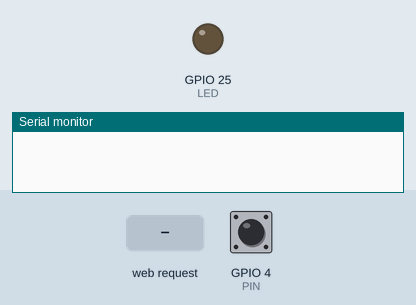
Simulated run of this sketch. Board: ESP32. Shown: output pins drawn as LEDs (lit = HIGH), the last lines printed to the serial monitor. The test bench sets the inputs (shaded band); at power-on: GPIO 4 (PIN) HIGH. WiFi joins after 1.5 s; servers stay silent unless stated; I2S audio is not simulated (input reads silence); storage starts empty.

Above: at 1.2 s.
1.3 s: GPIO 4 (PIN) pulled LOW for 0.15 s
4.4 s: HTTP request GET /edit received
7.3 s: GPIO 4 (PIN) pulled LOW for 1 s
11.3 s: HTTP request GET /list?dir=1 received
13.8 s: GPIO 4 (PIN) driven LOW
At 17.9 s:
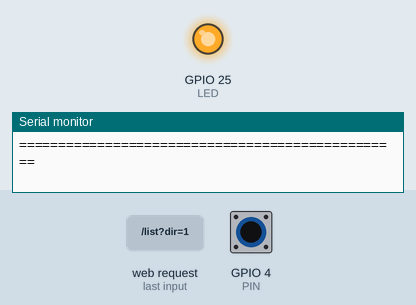
Timing chart, 0 to 23.3 s (numbered marks = the images above; inputs shaded):
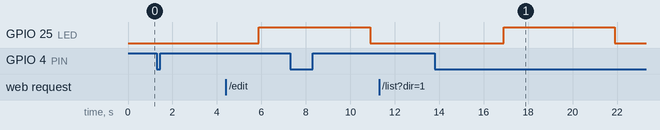

Measured:
- after the input at 13.8 s, GPIO 25 (LED): LOW → HIGH after 3.1 s, → LOW 5.0 s later

The sketch:

somewhatworking_pb_record_https.ino
```cpp
// Bug - unable to record and handle wifi at the same time
// Bug - LED Lightup time not consistent with recording time
// TRY : Start server and record only when PB is pressed. OK
// TRY : Send http message to signal end of recording before downloading wav file

// Wifi and http server
#include <WiFi.h>
#include <WiFiClient.h>
#include <WebServer.h>
#include <ESPmDNS.h>

#define FILESYSTEM SPIFFS
// You only need to format the filesystem once
#define FORMAT_FILESYSTEM false
#define DBG_OUTPUT_PORT Serial

#if FILESYSTEM == FFat
#include <FFat.h>
#endif
#if FILESYSTEM == SPIFFS
#include <SPIFFS.h>
#endif

const char* ssid = "POCOF5";
const char* password = "qqqqqqqqq";
const char* host = "esp32fs";
WebServer server(80);
//holds the current upload
File fsUploadFile;

// SPIFFS and recording
#include <driver/i2s.h>
#include <SPIFFS.h>

#define I2S_WS 15
#define I2S_SD 13
#define I2S_SCK 2
#define I2S_PORT I2S_NUM_0
#define I2S_SAMPLE_RATE   (16000)
#define I2S_SAMPLE_BITS   (16)
#define I2S_READ_LEN      (16 * 1024)
#define RECORD_TIME       (5) //Seconds
#define I2S_CHANNEL_NUM   (1)
#define FLASH_RECORD_SIZE (I2S_CHANNEL_NUM * I2S_SAMPLE_RATE * I2S_SAMPLE_BITS / 8 * RECORD_TIME)

File file;
const char filename[] = "/recording.wav";
const int headerSize = 44;

// Push Button , LED
#define LED 25
#define PIN 4
#define TDELAY 1000
volatile bool pressed = false;
volatile int pressCount = 0;
volatile unsigned long pressedtime = 0;
volatile bool server_state = false;

void IRAM_ATTR isr() {
  if (millis() - pressedtime > TDELAY){
    pressedtime = millis();
    pressCount++;
    pressed = true;
  }
}

void setup() {
  // PB interrupt
  Serial.begin(115200);
  pinMode(PIN, INPUT_PULLUP);
  pinMode(LED, OUTPUT);
  attachInterrupt(PIN,isr,FALLING);

}

void loop() {
  if (pressed) {
    // if PB pressed, start server and then start recording new file
    server_state = true;
    SPIFFSInit();
    i2sInit();
    server_start();
    xTaskCreate(toggleLED, "Toggle LED",1024,NULL,1,NULL);
    xTaskCreate(i2s_adc, "i2s_adc", 1024 * 2, NULL, 1, NULL);
    //delay(5000);
    //digitalWrite(LED, LOW);
    pressed = false;
  }
  else {
    if (server_state) {
      server.handleClient();
      delay(10);
    }
  }
}

void toggleLED(void * arg){
  digitalWrite(LED,HIGH);
  vTaskDelay(5000); // pause task for 500ms
  digitalWrite(LED,LOW);
  vTaskDelete(NULL);
}
void server_start() {
  DBG_OUTPUT_PORT.begin(115200);
  delay(1000);
  DBG_OUTPUT_PORT.print("\n");
  DBG_OUTPUT_PORT.setDebugOutput(true);
  if (FORMAT_FILESYSTEM) FILESYSTEM.format();
  FILESYSTEM.begin();
  {
      File root = FILESYSTEM.open("/");
      File file = root.openNextFile();
      while(file){
          String fileName = file.name();
          size_t fileSize = file.size();
          DBG_OUTPUT_PORT.printf("FS File: %s, size: %s\n", fileName.c_str(), formatBytes(fileSize).c_str());
          file = root.openNextFile();
      }
      DBG_OUTPUT_PORT.printf("\n");
  }

  //WIFI INIT
  DBG_OUTPUT_PORT.printf("Connecting to %s\n", ssid);
  if (String(WiFi.SSID()) != String(ssid)) {
    WiFi.mode(WIFI_STA);
    WiFi.begin(ssid, password);
  }

  while (WiFi.status() != WL_CONNECTED) {
    delay(500);
    DBG_OUTPUT_PORT.print(".");
  }
  DBG_OUTPUT_PORT.println("");
  DBG_OUTPUT_PORT.print("Connected! IP address: ");
  DBG_OUTPUT_PORT.println(WiFi.localIP());

  MDNS.begin(host);
  DBG_OUTPUT_PORT.print("Open http://");
  DBG_OUTPUT_PORT.print(host);
  DBG_OUTPUT_PORT.println(".local/edit to see the file browser");


  //SERVER INIT
  //list directory
  server.on("/list", HTTP_GET, handleFileList);
  //load editor
  server.on("/edit", HTTP_GET, []() {
    if (!handleFileRead("/edit.htm")) {
      server.send(404, "text/plain", "FileNotFound");
    }
  });
  //create file
  server.on("/edit", HTTP_PUT, handleFileCreate);
  //delete file
  server.on("/edit", HTTP_DELETE, handleFileDelete);
  //first callback is called after the request has ended with all parsed arguments
  //second callback handles file uploads at that location
  server.on("/edit", HTTP_POST, []() {
    server.send(200, "text/plain", "");
  }, handleFileUpload);

  //called when the url is not defined here
  //use it to load content from FILESYSTEM
  server.onNotFound([]() {
    if (!handleFileRead(server.uri())) {
      server.send(404, "text/plain", "FileNotFound");
    }
  });

  //get heap status, analog input value and all GPIO statuses in one json call
  server.on("/all", HTTP_GET, []() {
    String json = "{";
    json += "\"heap\":" + String(ESP.getFreeHeap());
    json += ", \"analog\":" + String(analogRead(A0));
    json += ", \"gpio\":" + String((uint32_t)(0));
    json += "}";
    server.send(200, "text/json", json);
    json = String();
  });
  server.begin();
  DBG_OUTPUT_PORT.println("HTTP server started");
  delay(1000);
}
//format bytes
String formatBytes(size_t bytes) {
  if (bytes < 1024) {
    return String(bytes) + "B";
  } else if (bytes < (1024 * 1024)) {
    return String(bytes / 1024.0) + "KB";
  } else if (bytes < (1024 * 1024 * 1024)) {
    return String(bytes / 1024.0 / 1024.0) + "MB";
  } else {
    return String(bytes / 1024.0 / 1024.0 / 1024.0) + "GB";
  }
}

String getContentType(String filename) {
  if (server.hasArg("download")) {
    return "application/octet-stream";
  } else if (filename.endsWith(".htm")) {
    return "text/html";
  } else if (filename.endsWith(".html")) {
    return "text/html";
  } else if (filename.endsWith(".css")) {
    return "text/css";
  } else if (filename.endsWith(".js")) {
    return "application/javascript";
  } else if (filename.endsWith(".png")) {
    return "image/png";
  } else if (filename.endsWith(".gif")) {
    return "image/gif";
  } else if (filename.endsWith(".jpg")) {
    return "image/jpeg";
  } else if (filename.endsWith(".ico")) {
    return "image/x-icon";
  } else if (filename.endsWith(".xml")) {
    return "text/xml";
  } else if (filename.endsWith(".pdf")) {
    return "application/x-pdf";
  } else if (filename.endsWith(".zip")) {
    return "application/x-zip";
  } else if (filename.endsWith(".gz")) {
    return "application/x-gzip";
  }
  return "text/plain";
}

bool exists(String path){
  bool yes = false;
  File file = FILESYSTEM.open(path, "r");
  if(!file.isDirectory()){
    yes = true;
  }
  file.close();
  return yes;
}

bool handleFileRead(String path) {
  DBG_OUTPUT_PORT.println("handleFileRead: " + path);
  if (path.endsWith("/")) {
    path += "index.htm";
  }
  String contentType = getContentType(path);
  String pathWithGz = path + ".gz";
  if (exists(pathWithGz) || exists(path)) {
    if (exists(pathWithGz)) {
      path += ".gz";
    }
    File file = FILESYSTEM.open(path, "r");
    server.streamFile(file, contentType);
    file.close();
    return true;
  }
  return false;
}

void handleFileUpload() {
  if (server.uri() != "/edit") {
    return;
  }
  HTTPUpload& upload = server.upload();
  if (upload.status == UPLOAD_FILE_START) {
    String filename = upload.filename;
    if (!filename.startsWith("/")) {
      filename = "/" + filename;
    }
    DBG_OUTPUT_PORT.print("handleFileUpload Name: "); DBG_OUTPUT_PORT.println(filename);
    fsUploadFile = FILESYSTEM.open(filename, "w");
    filename = String();
  } else if (upload.status == UPLOAD_FILE_WRITE) {
    //DBG_OUTPUT_PORT.print("handleFileUpload Data: "); DBG_OUTPUT_PORT.println(upload.currentSize);
    if (fsUploadFile) {
      fsUploadFile.write(upload.buf, upload.currentSize);
    }
  } else if (upload.status == UPLOAD_FILE_END) {
    if (fsUploadFile) {
      fsUploadFile.close();
    }
    DBG_OUTPUT_PORT.print("handleFileUpload Size: "); DBG_OUTPUT_PORT.println(upload.totalSize);
  }
}

void handleFileDelete() {
  if (server.args() == 0) {
    return server.send(500, "text/plain", "BAD ARGS");
  }
  String path = server.arg(0);
  DBG_OUTPUT_PORT.println("handleFileDelete: " + path);
  if (path == "/") {
    return server.send(500, "text/plain", "BAD PATH");
  }
  if (!exists(path)) {
    return server.send(404, "text/plain", "FileNotFound");
  }
  FILESYSTEM.remove(path);
  server.send(200, "text/plain", "");
  path = String();
}

void handleFileCreate() {
  if (server.args() == 0) {
    return server.send(500, "text/plain", "BAD ARGS");
  }
  String path = server.arg(0);
  DBG_OUTPUT_PORT.println("handleFileCreate: " + path);
  if (path == "/") {
    return server.send(500, "text/plain", "BAD PATH");
  }
  if (exists(path)) {
    return server.send(500, "text/plain", "FILE EXISTS");
  }
  File file = FILESYSTEM.open(path, "w");
  if (file) {
    file.close();
  } else {
    return server.send(500, "text/plain", "CREATE FAILED");
  }
  server.send(200, "text/plain", "");
  path = String();
}

void handleFileList() {
  if (!server.hasArg("dir")) {
    server.send(500, "text/plain", "BAD ARGS");
    return;
  }

  String path = server.arg("dir");
  DBG_OUTPUT_PORT.println("handleFileList: " + path);


  File root = FILESYSTEM.open(path);
  path = String();

  String output = "[";
  if(root.isDirectory()){
      File file = root.openNextFile();
      while(file){
          if (output != "[") {
            output += ',';
          }
          output += "{\"type\":\"";
          output += (file.isDirectory()) ? "dir" : "file";
          output += "\",\"name\":\"";
          output += String(file.path()).substring(1);
          output += "\"}";
          file = root.openNextFile();
      }
  }
  output += "]";
  server.send(200, "text/json", output);
}

void SPIFFSInit(){
  if(!SPIFFS.begin(true)){
    Serial.println("SPIFFS initialisation failed!");
    while(1) yield();
  }

  SPIFFS.remove(filename);
  file = SPIFFS.open(filename, FILE_WRITE);
  if(!file){
    Serial.println("File is not available!");
  }

  byte header[headerSize];
  wavHeader(header, FLASH_RECORD_SIZE);

  file.write(header, headerSize);
  listSPIFFS();
}

void i2sInit(){
  i2s_config_t i2s_config = {
    .mode = (i2s_mode_t)(I2S_MODE_MASTER | I2S_MODE_RX),
    .sample_rate = I2S_SAMPLE_RATE,
    .bits_per_sample = i2s_bits_per_sample_t(I2S_SAMPLE_BITS),
    .channel_format = I2S_CHANNEL_FMT_ONLY_LEFT,
    .communication_format = i2s_comm_format_t(I2S_COMM_FORMAT_I2S | I2S_COMM_FORMAT_I2S_MSB),
    .intr_alloc_flags = 0,
    .dma_buf_count = 64,
    .dma_buf_len = 1024,
    .use_apll = 1
  };

  i2s_driver_install(I2S_PORT, &i2s_config, 0, NULL);

  const i2s_pin_config_t pin_config = {
    .bck_io_num = I2S_SCK,
    .ws_io_num = I2S_WS,
    .data_out_num = -1,
    .data_in_num = I2S_SD
  };

  i2s_set_pin(I2S_PORT, &pin_config);
}


void i2s_adc_data_scale(uint8_t * d_buff, uint8_t* s_buff, uint32_t len)
{
    uint32_t j = 0;
    uint32_t dac_value = 0;
    for (int i = 0; i < len; i += 2) {
        dac_value = ((((uint16_t) (s_buff[i + 1] & 0xf) << 8) | ((s_buff[i + 0]))));
        d_buff[j++] = 0;
        d_buff[j++] = dac_value * 256 / 2048;
    }
}

void i2s_adc(void *arg)
{

    int i2s_read_len = I2S_READ_LEN;
    int flash_wr_size = 0;
    size_t bytes_read;

    char* i2s_read_buff = (char*) calloc(i2s_read_len, sizeof(char));
    uint8_t* flash_write_buff = (uint8_t*) calloc(i2s_read_len, sizeof(char));

    i2s_read(I2S_PORT, (void*) i2s_read_buff, i2s_read_len, &bytes_read, portMAX_DELAY);
    i2s_read(I2S_PORT, (void*) i2s_read_buff, i2s_read_len, &bytes_read, portMAX_DELAY);

    Serial.println(" *** Recording Start *** ");
    while (flash_wr_size < FLASH_RECORD_SIZE) {
        //read data from I2S bus, in this case, from ADC.
        i2s_read(I2S_PORT, (void*) i2s_read_buff, i2s_read_len, &bytes_read, portMAX_DELAY);
        //example_disp_buf((uint8_t*) i2s_read_buff, 64);
        //save original data from I2S(ADC) into flash.
        i2s_adc_data_scale(flash_write_buff, (uint8_t*)i2s_read_buff, i2s_read_len);
        file.write((const byte*) flash_write_buff, i2s_read_len);
        flash_wr_size += i2s_read_len;
        ets_printf("Sound recording %u%%\n", flash_wr_size * 100 / FLASH_RECORD_SIZE);
        ets_printf("Never Used Stack Size: %u\n", uxTaskGetStackHighWaterMark(NULL));
    }
    file.close();

    free(i2s_read_buff);
    i2s_read_buff = NULL;
    free(flash_write_buff);
    flash_write_buff = NULL;

    listSPIFFS();
    vTaskDelete(NULL);
}

void example_disp_buf(uint8_t* buf, int length)
{
    printf("======\n");
    for (int i = 0; i < length; i++) {
        printf("%02x ", buf[i]);
        if ((i + 1) % 8 == 0) {
            printf("\n");
        }
    }
    printf("======\n");
}

void wavHeader(byte* header, int wavSize){
  header[0] = 'R';
  header[1] = 'I';
  header[2] = 'F';
  header[3] = 'F';
  unsigned int fileSize = wavSize + headerSize - 8;
  header[4] = (byte)(fileSize & 0xFF);
  header[5] = (byte)((fileSize >> 8) & 0xFF);
  header[6] = (byte)((fileSize >> 16) & 0xFF);
  header[7] = (byte)((fileSize >> 24) & 0xFF);
  header[8] = 'W';
  header[9] = 'A';
  header[10] = 'V';
  header[11] = 'E';
  header[12] = 'f';
  header[13] = 'm';
  header[14] = 't';
  header[15] = ' ';
  header[16] = 0x10;
  header[17] = 0x00;
  header[18] = 0x00;
  header[19] = 0x00;
  header[20] = 0x01;
  header[21] = 0x00;
  header[22] = 0x01;
  header[23] = 0x00;
  header[24] = 0x80;
  header[25] = 0x3E;
  header[26] = 0x00;
  header[27] = 0x00;
  header[28] = 0x00;
  header[29] = 0x7D;
  header[30] = 0x00;
  header[31] = 0x00;
  header[32] = 0x02;
  header[33] = 0x00;
  header[34] = 0x10;
  header[35] = 0x00;
  header[36] = 'd';
  header[37] = 'a';
  header[38] = 't';
  header[39] = 'a';
  header[40] = (byte)(wavSize & 0xFF);
  header[41] = (byte)((wavSize >> 8) & 0xFF);
  header[42] = (byte)((wavSize >> 16) & 0xFF);
  header[43] = (byte)((wavSize >> 24) & 0xFF);

}


void listSPIFFS(void) {
  Serial.println(F("\r\nListing SPIFFS files:"));
  static const char line[] PROGMEM =  "=================================================";

  Serial.println(FPSTR(line));
  Serial.println(F("  File name                              Size"));
  Serial.println(FPSTR(line));

  fs::File root = SPIFFS.open("/");
  if (!root) {
    Serial.println(F("Failed to open directory"));
    return;
  }
  if (!root.isDirectory()) {
    Serial.println(F("Not a directory"));
    return;
  }

  fs::File file = root.openNextFile();
  while (file) {

    if (file.isDirectory()) {
      Serial.print("DIR : ");
      String fileName = file.name();
      Serial.print(fileName);
    } else {
      String fileName = file.name();
      Serial.print("  " + fileName);
      // File path can be 31 characters maximum in SPIFFS
      int spaces = 33 - fileName.length(); // Tabulate nicely
      if (spaces < 1) spaces = 1;
      while (spaces--) Serial.print(" ");
      String fileSize = (String) file.size();
      spaces = 10 - fileSize.length(); // Tabulate nicely
      if (spaces < 1) spaces = 1;
      while (spaces--) Serial.print(" ");
      Serial.println(fileSize + " bytes");
    }

    file = root.openNextFile();
  }

  Serial.println(FPSTR(line));
  Serial.println();
  delay(1000);
}
```
